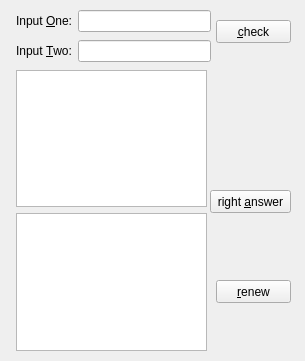
<?xml version="1.0" encoding="UTF-8"?>
<ui version="4.0">
 <class>Conjugaison</class>
 <widget class="QWidget" name="Conjugaison">
  <property name="geometry">
   <rect>
    <x>0</x>
    <y>0</y>
    <width>305</width>
    <height>361</height>
   </rect>
  </property>
  <property name="windowTitle">
   <string>Conjugaison</string>
  </property>
  <widget class="QWidget" name="layoutWidget">
   <property name="geometry">
    <rect>
     <x>16</x>
     <y>70</y>
     <width>191</width>
     <height>281</height>
    </rect>
   </property>
   <layout class="QVBoxLayout" name="verticalLayout">
    <item>
     <widget class="QTextEdit" name="textEdit"/>
    </item>
    <item>
     <widget class="QTextEdit" name="textEdit_2"/>
    </item>
   </layout>
  </widget>
  <widget class="QPushButton" name="pushButton_3">
   <property name="geometry">
    <rect>
     <x>216</x>
     <y>280</y>
     <width>75</width>
     <height>23</height>
    </rect>
   </property>
   <property name="text">
    <string>&amp;renew</string>
   </property>
  </widget>
  <widget class="QPushButton" name="pushButton">
   <property name="geometry">
    <rect>
     <x>216</x>
     <y>20</y>
     <width>75</width>
     <height>23</height>
    </rect>
   </property>
   <property name="text">
    <string>&amp;check</string>
   </property>
  </widget>
  <widget class="QWidget" name="layoutWidget_2">
   <property name="geometry">
    <rect>
     <x>16</x>
     <y>40</y>
     <width>195</width>
     <height>22</height>
    </rect>
   </property>
   <layout class="QHBoxLayout" name="horizontalLayout_2">
    <item>
     <widget class="QLabel" name="label_2">
      <property name="text">
       <string>Input &amp;Two:</string>
      </property>
      <property name="buddy">
       <cstring>lineEdit_2</cstring>
      </property>
     </widget>
    </item>
    <item>
     <widget class="QLineEdit" name="lineEdit_2"/>
    </item>
   </layout>
  </widget>
  <widget class="QWidget" name="layoutWidget_3">
   <property name="geometry">
    <rect>
     <x>16</x>
     <y>10</y>
     <width>195</width>
     <height>22</height>
    </rect>
   </property>
   <layout class="QHBoxLayout" name="horizontalLayout">
    <item>
     <widget class="QLabel" name="label">
      <property name="text">
       <string>Input &amp;One:</string>
      </property>
      <property name="buddy">
       <cstring>lineEdit</cstring>
      </property>
     </widget>
    </item>
    <item>
     <widget class="QLineEdit" name="lineEdit"/>
    </item>
   </layout>
  </widget>
  <widget class="QPushButton" name="pushButton_2">
   <property name="geometry">
    <rect>
     <x>210</x>
     <y>190</y>
     <width>81</width>
     <height>23</height>
    </rect>
   </property>
   <property name="text">
    <string>right &amp;answer</string>
   </property>
  </widget>
 </widget>
 <tabstops>
  <tabstop>lineEdit</tabstop>
  <tabstop>lineEdit_2</tabstop>
  <tabstop>pushButton</tabstop>
  <tabstop>pushButton_3</tabstop>
  <tabstop>pushButton_2</tabstop>
  <tabstop>textEdit</tabstop>
  <tabstop>textEdit_2</tabstop>
 </tabstops>
 <resources/>
 <connections/>
</ui>
